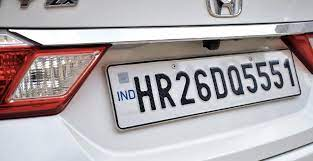
#> input picture car.jpeg, 313 x 161 px
$ jupyter execute --allow-errors ANPR.ipynb   (shell and % lines are left out)
#> lines starting #> are read from the running program, lines starting #| are printed output that depends on the picture; after the words box and inside, x2 and y2 are one past the last pixel; in counts of white or black regions, pixels touching at a corner belong together
[cell 1]
import cv2
from matplotlib import pyplot as plt
import numpy as np
import imutils
import easyocr

[cell 2]
image = cv2.imread("car.jpeg",1)
#> image is the input picture: shape (161, 313, 3); mean B, G, R 172.5, 169.4, 176.9
gray = cv2.cvtColor(image , cv2.COLOR_BGR2GRAY)
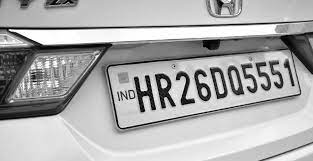
#> gray: shape (161, 313); min 0, max 255, mean 172
plt.imshow(gray)

[cell 3]
bfilter = cv2.bilateralFilter(gray, 11, 17, 17)
edged = cv2.Canny(bfilter, 30, 200)
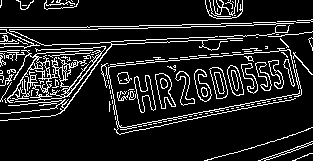
#> edged: shape (161, 313); 12.6% white in thin lines or dots
plt.imshow(cv2.cvtColor(edged, cv2.COLOR_BGR2RGB))

[cell 4]
keypoints = cv2.findContours(edged.copy(), cv2.RETR_TREE, cv2.CHAIN_APPROX_SIMPLE)
#> keypoints = 203 contours, 158 with area under 20; largest, box (x1, y1, x2, y2) and area: (101, 48, 302, 135) 9910, (108, 49, 302, 128) 9836, (7, 46, 106, 103) 1038, (155, 73, 176, 109) 391, (155, 73, 176, 109) 371
contours = imutils.grab_contours(keypoints)
#> contours has the same summary as keypoints
contours = sorted(contours, key=cv2.contourArea, reverse=True)[:10]
#> contours = 10 contours; largest, box (x1, y1, x2, y2) and area: (101, 48, 302, 135) 9910, (108, 49, 302, 128) 9836, (7, 46, 106, 103) 1038, (155, 73, 176, 109) 391, (155, 73, 176, 109) 371

[cell 5]
location = None
for contour in contours:
    approx = cv2.approxPolyDP(contour, 10, True)
    if len(approx) == 4:
        location = approx
        break
#> this loop made 2 passes
#> location on pass 2: [[290, 51], [300, 95], [118, 124], [110, 66]]

[cell 6]
location
#> Out = [[290, 51], [300, 95], [118, 124], [110, 66]]

[cell 7]
mask = np.zeros(gray.shape, np.uint8)
new_image = cv2.drawContours(mask, [location], 0,255, -1)
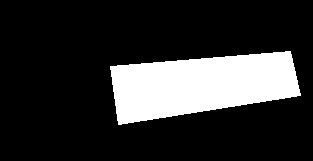
#> new_image: shape (161, 313); 19.2% white; 1 white region, box (x1, y1, x2, y2) and area: (110, 51, 301, 125) 9654
new_image = cv2.bitwise_and(image, image, mask=mask)
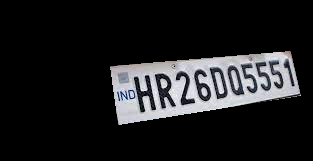
#> new_image: shape (161, 313, 3); mean B, G, R 32.4, 30.9, 30.8

[cell 8]
plt.imshow(cv2.cvtColor(new_image, cv2.COLOR_BGR2RGB))

[cell 9]
(x,y) = np.where(mask==255)
#> x = 9654 values from 51 to 124; y = 9654 values, max 300 at index 6569, min 110 at index 1373, mean 200.6
(x1, y1) = (np.min(x), np.min(y))
#> x1 = 51; y1 = 110
(x2, y2) = (np.max(x), np.max(y))
#> x2 = 124; y2 = 300
cropped_image = gray[x1:x2+1, y1:y2+1]
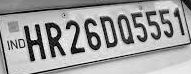
#> cropped_image: shape (74, 191); min 0, max 251, mean 160.3

[cell 10]
plt.imshow(cv2.cvtColor(cropped_image, cv2.COLOR_BGR2RGB))
